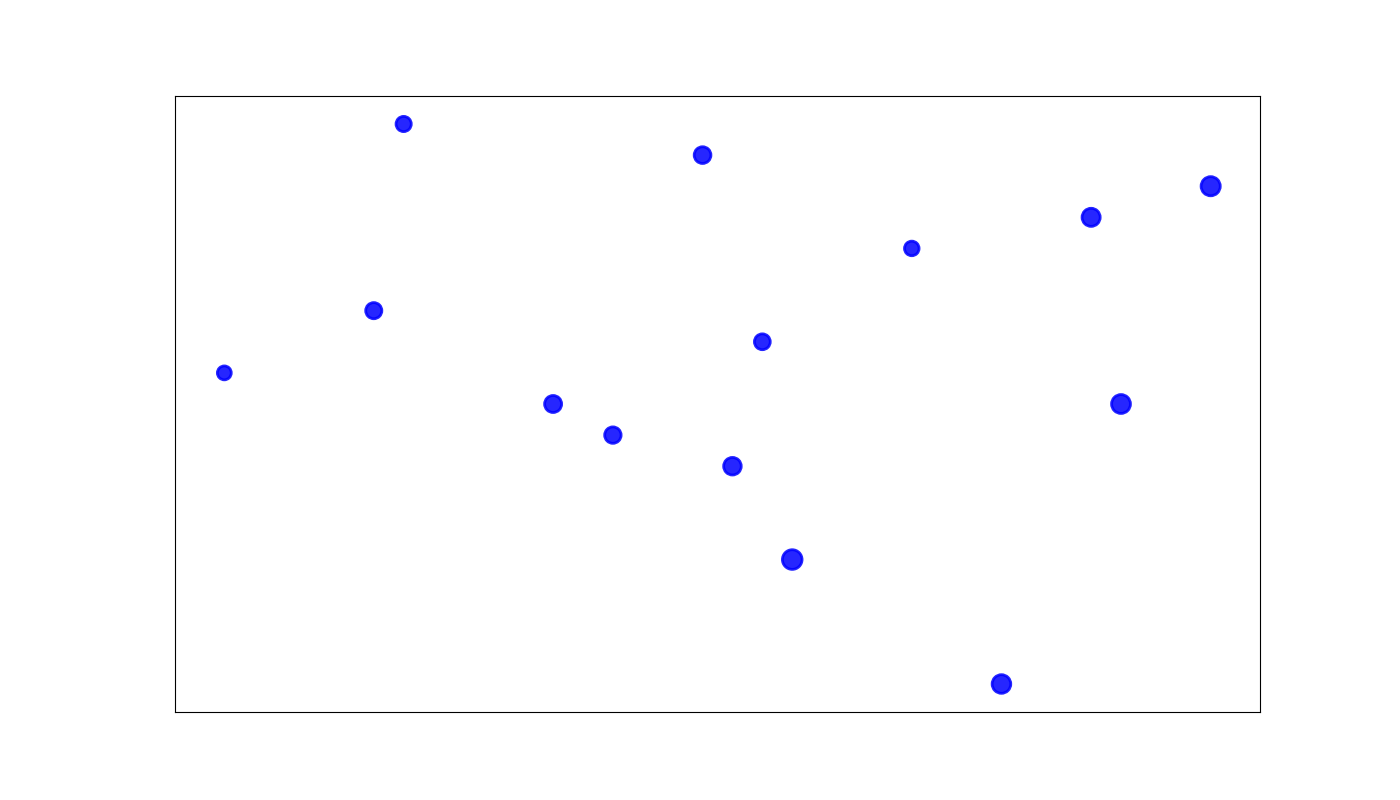

Source code (Python):
import matplotlib.pyplot as plt
import numpy as np

gravitational_anomalies = np.array([2.3, 3.1, 1.8, 2.9, 1.2, 4.5, 3.8, 3.5, 2.5, 3.0, 1.7, 4.1, 2.8, 4.2])
organic_signature_strengths = np.array([3.0, 2.5, 3.9, 2.8, 3.1, 3.7, 2.1, 3.5, 2.9, 3.2, 3.3, 3.6, 3.8, 3.0])
sensor_sizes = np.array([150, 200, 120, 160, 100, 190, 180, 110, 140, 130, 135, 170, 145, 185])

consistent_color = 'blue'

plt.figure(figsize=(14, 8))
plt.scatter(gravitational_anomalies, organic_signature_strengths, s=sensor_sizes, c=consistent_color, alpha=0.85, edgecolors=consistent_color, linewidth=2)

plt.xticks([])
plt.yticks([])

plt.show()
